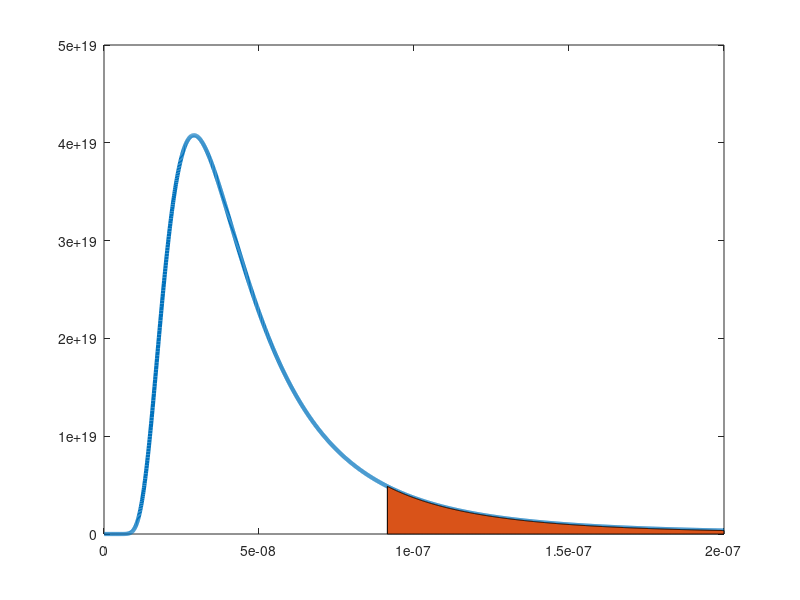

MATLAB code to generate this figure: (Note: this script raises an error after producing the figure.)
clear all;
close all;

h = 6.626e-34;
c = 3e8;
k = 1.38e-23;

T = 1e5;
lambda = 0 : 1e-10 : 2e-7;
B = (2*h*c*c)./((lambda.^5).*(exp((h.*c)./(k.*T.*lambda))-1));

plot(lambda, B, 'LineWidth', 3);
hold on;
[maxval,maxidx] = max(B);
lambda_ion = (h*c)/(13.6*1.6e-19);
idx = lambda > lambda_ion;
area(lambda(idx), B(idx));

p1 = [lambda_ion 0];
p2 = [lambda_ion maxval];

a = arrow(p1, p2,'Width',2,'Color','r');

%line = plot([lambda_ion lambda_ion],[0 maxval*1.2],'LineWidth', 3,'color','r');
ylim([0 maxval*1.2]);
xlim([lambda(1) lambda(end)]);
xlabel('Wavelength (m)');
ylabel('Spectral Radiance (J s^{-1} m^{-2} sr^{-1} Hz^{-1})');